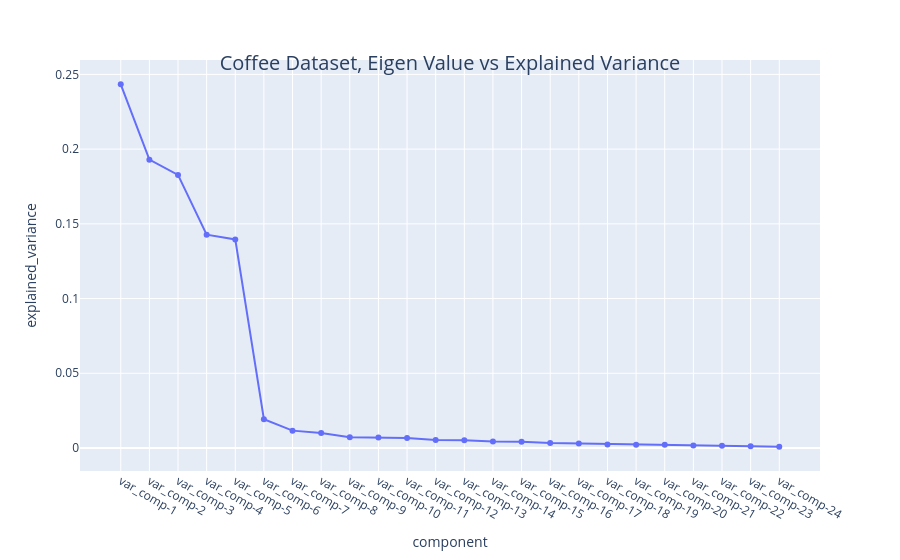

Source (notebook cell):
### Code cell
import plotly.express as px
df_eig = pd.DataFrame.from_dict(exp_var, orient="index").reset_index()
df_eig.columns = ["component", "explained_variance"]
# Create the line plot with markers
fig = px.line(df_eig, x="component", y="explained_variance", markers=True)
fig.update_layout(
    title={
        'text': "Coffee Dataset, Eigen Value vs Explained Variance",
        'y':0.9, # Position (0-1)
        'x':0.5, # Position (0-1)
        'xanchor': 'center',
        'yanchor': 'top',
        'font': dict(size=20)
    }
)
# Display the figure
fig.show()

### Figure 1 — Plotly figure (JSON) as saved in the notebook; plotly's stock layout.template omitted (floating-point values rounded to 4 significant figures)
{"data": [{"hovertemplate": "component=%{x}<br>explained_variance=%{y}<extra></extra>", "legendgroup": "", "line": {"color": "#636efa", "dash": "solid"}, "marker": {"symbol": "circle"}, "mode": "lines+markers", "name": "", "orientation": "v", "showlegend": false, "type": "scatter", "x": ["var_comp-1", "var_comp-2", "var_comp-3", "var_comp-4", "var_comp-5", "var_comp-6", "var_comp-7", "var_comp-8", "var_comp-9", "var_comp-10", "var_comp-11", "var_comp-12", "var_comp-13", "var_comp-14", "var_comp-15", "var_comp-16", "var_comp-17", "var_comp-18", "var_comp-19", "var_comp-20", "var_comp-21", "var_comp-22", "var_comp-23", "var_comp-24"], "xaxis": "x", "y": [0.2434, 0.193, 0.1827, 0.1427, 0.1396, 0.01923, 0.01162, 0.009979, 0.007145, 0.007011, 0.006679, 0.005354, 0.005123, 0.004328, 0.004139, 0.003256, 0.002931, 0.002301, 0.002221, 0.002093, 0.001714, 0.001457, 0.001127, 0.0008608], "yaxis": "y"}], "layout": {"legend": {"tracegroupgap": 0}, "margin": {"t": 60}, "title": {"font": {"size": 20}, "text": "Coffee Dataset, Eigen Value vs Explained Variance", "x": 0.5, "xanchor": "center", "y": 0.9, "yanchor": "top"}, "xaxis": {"anchor": "y", "domain": [0, 1], "title": {"text": "component"}}, "yaxis": {"anchor": "x", "domain": [0, 1], "title": {"text": "explained_variance"}}}}
